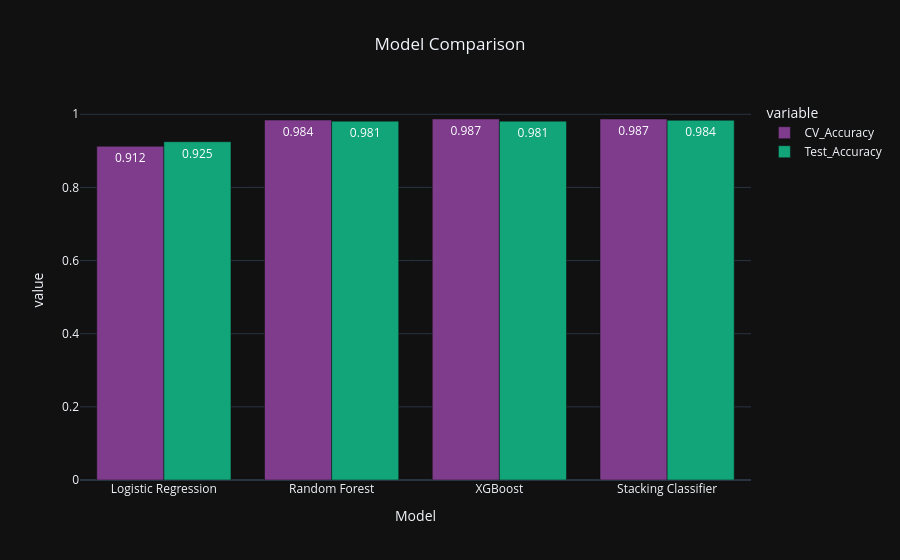

The cell this chart's notebook holds for it:
### Code cell
comp = pd.DataFrame(best_scores)
fig5 = px.bar(comp,
              x= "Model", 
              y= ["CV_Accuracy", "Test_Accuracy"],
              title="Model Comparison",
              barmode='group',
              color_discrete_sequence=px.colors.qualitative.Bold,
              text_auto= '.3f',
              template='plotly_dark').update_layout(title_x= 0.5).show()

### Figure 1 — Plotly figure (JSON) as saved in the notebook; plotly's stock layout.template omitted (floating-point values rounded to 4 significant figures)
{"data": [{"alignmentgroup": "True", "hovertemplate": "variable=CV_Accuracy<br>Model=%{x}<br>value=%{y}<extra></extra>", "legendgroup": "CV_Accuracy", "marker": {"color": "rgb(127, 60, 141)", "pattern": {"shape": ""}}, "name": "CV_Accuracy", "offsetgroup": "CV_Accuracy", "orientation": "v", "showlegend": true, "textposition": "auto", "texttemplate": "%{y:.3f}", "type": "bar", "x": ["Logistic Regression", "Random Forest", "XGBoost", "Stacking Classifier"], "xaxis": "x", "y": [0.9124, 0.9842, 0.9871, 0.987], "yaxis": "y"}, {"alignmentgroup": "True", "hovertemplate": "variable=Test_Accuracy<br>Model=%{x}<br>value=%{y}<extra></extra>", "legendgroup": "Test_Accuracy", "marker": {"color": "rgb(17, 165, 121)", "pattern": {"shape": ""}}, "name": "Test_Accuracy", "offsetgroup": "Test_Accuracy", "orientation": "v", "showlegend": true, "textposition": "auto", "texttemplate": "%{y:.3f}", "type": "bar", "x": ["Logistic Regression", "Random Forest", "XGBoost", "Stacking Classifier"], "xaxis": "x", "y": [0.9251, 0.9813, 0.9813, 0.9836], "yaxis": "y"}], "layout": {"barmode": "group", "legend": {"title": {"text": "variable"}, "tracegroupgap": 0}, "title": {"text": "Model Comparison", "x": 0.5}, "xaxis": {"anchor": "y", "domain": [0, 1], "title": {"text": "Model"}}, "yaxis": {"anchor": "x", "domain": [0, 1], "title": {"text": "value"}}}}
